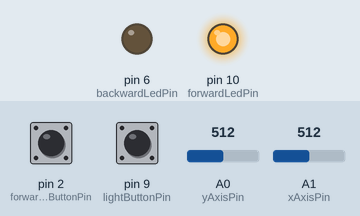
This sketch was run on a simulated Arduino Uno, built with avr-gcc and run on an emulated ATmega328P. Shown: output pins drawn as LEDs (lit = HIGH). Inputs (shaded band) come from the test bench; at power-on: pin 2 (forwardReverseButtonPin) LOW, pin 9 (lightButtonPin) LOW, A0 (yAxisPin) = 512, A1 (xAxisPin) = 512. No radio packets arrive unless stated.

Above: at 1.2 s.
1.3 s: pin 2 (forwardReverseButtonPin) pulled HIGH for 0.15 s
At 2.0 s:
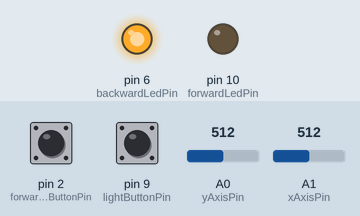
2.9 s: pin 2 (forwardReverseButtonPin) pulled HIGH for 1 s
At 3.7 s:
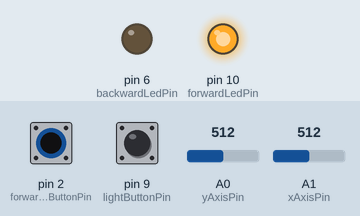
5.4 s: pin 2 (forwardReverseButtonPin) pulled HIGH for 3.2 s
At 6.1 s:
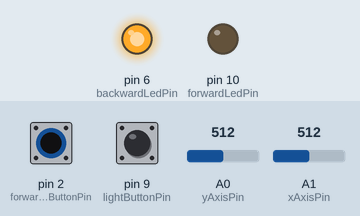
Timing chart, 0 to 8.4 s (numbered marks = the images above; inputs shaded):
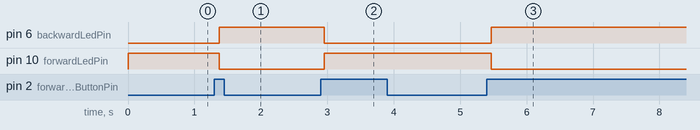

The sketch:

sketch_Car_Transmitter.ino
```cpp
/*
 * RC Transmitter Using nRF24L01 Module
 * Website used to setup the nRF24L01: www.howtomechatronics.com/tutorials/arduino/arduino-wireless-communication-nrf24l01-tutorial/
 *
 * Created by Tiago, www.github.com/CandeiasV2
 */
#include <SPI.h>
#include <nRF24L01.h>
#include <RF24.h>

#define forwardLedPin 10              // define forward indicating LED pin
#define backwardLedPin 6              // define backward indicating LED pin
#define forwardReverseButtonPin 2     // define button pin to switch between forward and backward
#define lightButtonPin 9              // define button pin used for the brightness of the Car LEDs
#define yAxisPin 0                    // define forward pin of the joystick
#define xAxisPin 1                    // define turn pin of the joystick

RF24 radio(7, 8);                     // CE and CSN pins of the nRF24L01
const byte address[6] = "00001";

// Maximum size of a struct is 32 bytes - nRF24L01 buffer limit
//    speed: speed of the motors (0-100%)
//    angle: angle to turn the car (0-100%)
//    FR: 1 - Forward
//        0 - Reverse
//    RL: 1 - Right
//        0 - Left
//    light: 0 - Off
//           1 - 25% Brightness
//           2 - 50% Brightness
//           3 - 100% Brightness
struct Data_Package {
  int speed = -1;
  int angle = -1;
  int FR = -1;
  int RL = -1;
  int light = -1;
};

// Create a variable with the above structure
Data_Package data;

// Initiate setup settings
int dirPrevState = 0;       // Direction previous state
int dirCurState = 0;        // Direction current state
int ledPrevState = 0;       // LED previous state
int ledCurState = 0;        // LED current state
int forwardLED = 1;
int xAxisValue;

void setup() {
  // Setting up the nRF24L01
  radio.begin();
  radio.openWritingPipe(address);
  radio.setPALevel(RF24_PA_MIN);
  radio.stopListening();
  // Setting up the ports direction
  pinMode(forwardReverseButtonPin, INPUT); // initialize the port to pull-up input
  pinMode(lightButtonPin, INPUT);
  pinMode(forwardLedPin, OUTPUT);
  pinMode(backwardLedPin, OUTPUT);
  // Initializing initial setings
  data.light = 0;
  data.FR = 1;
  digitalWrite(forwardLedPin, HIGH);
  digitalWrite(backwardLedPin, LOW);
}

void loop() {
  // Calculating speed percentage from the joystick
  data.speed = map(analogRead(yAxisPin), 0, 1023, 0, 100);

  // Calculating angle percentage and turn direction from the joystick
  // Note: The joystick I used outputs a value of 502 when in 'neutral,
  xAxisValue = analogRead(xAxisPin);
  if(xAxisValue > 504) {
    // Right direction
    data.angle = map(xAxisValue, 505, 1023, 0, 100);
    data.RL = 1;
  } else if (xAxisValue < 500) {
    // Left direction
    data.angle = map(xAxisValue, 0, 499, 100, 0);
    data.RL = 0;
  } else {
    // In neutral, no direction.
    data.angle = 0;
    data.RL = 1;
  }

  // If the Forward/Reverse button is pressed, change to the opposite direction and switch the LED
  dirCurState = digitalRead(forwardReverseButtonPin);
  if((dirPrevState != 1) && (dirCurState == 1)){
     //Change LED and direction
    if(forwardLED == 1){
      digitalWrite(forwardLedPin, LOW);
      digitalWrite(backwardLedPin, HIGH);
      data.FR = 0;
      forwardLED = 0;
    } else {
      digitalWrite(forwardLedPin, HIGH);
      digitalWrite(backwardLedPin, LOW);
      data.FR = 1;
      forwardLED = 1;
    }
  }
  dirPrevState = dirCurState;

  // If the LED button is pressed, change to the next brightness level
  ledCurState = digitalRead(lightButtonPin);
  if((ledPrevState != 1) && (ledCurState == 1)){
     //Change LED light state
    if(data.light == 3){
      data.light = 0;
    } else {
      data.light++;
    }
  }
  ledPrevState = ledCurState;

  // Transmit the data over to the receiver
  radio.write(&data, sizeof(Data_Package));

  // Small delay helps with the disconnecting issues
  delay(70);
}
```

Measured:
- after the input at 1.3 s, pin 6 (backwardLedPin): LOW → HIGH after 0.07 s; pin 10 (forwardLedPin): HIGH → LOW after 0.07 s
- after the input at 2.9 s, pin 6 (backwardLedPin): HIGH → LOW after 0.05 s; pin 10 (forwardLedPin): LOW → HIGH after 0.05 s
- after the input at 5.4 s, pin 6 (backwardLedPin): LOW → HIGH after 0.07 s; pin 10 (forwardLedPin): HIGH → LOW after 0.07 s
